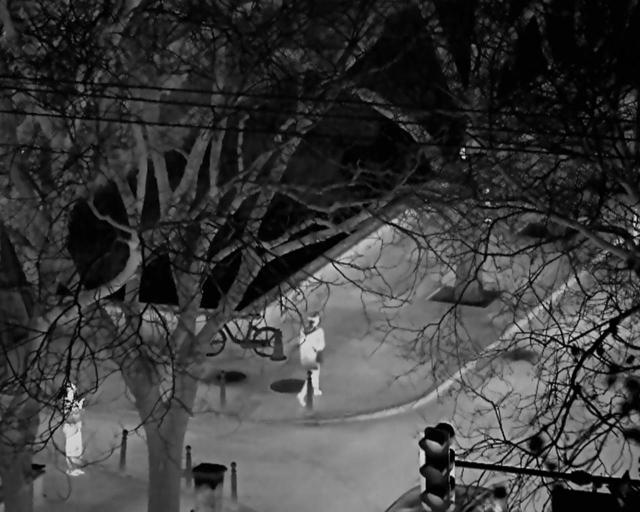
#> input picture test_image/LLVIP/Inf/IR17.png, 1280 x 1024 px, found by its file name (shown at 1/2 size)
$ python plotRegionZoom.py
#> lines starting #> are read from the running program, lines starting #| are printed output that depends on the picture; after the words box and inside, x2 and y2 are one past the last pixel; in counts of white or black regions, pixels touching at a corner belong together
# -*- coding: utf-8 -*-


import cv2
import numpy as np


def labelImg(img_path: str, label: list, save=False, color='red', line_width=2):
    """
    对图像绘制矩形框，并提取矩形框内的像素值

    :param img_path: 图片路径
    :param label: 矩形框的坐标, [x_min, y_min,x_max,y_max], 横轴是x, 纵轴是y
    :param save: 是否保存带有矩形框的图片和区域图片
    :param color: 矩形框的颜色
    :param line_width: 矩形框线条的宽度
    :return: 带有矩形框的图片数组，矩形框内的像素值（带有矩形框）
    """

    b, g, r = 0, 0, 255
    if isinstance(color, str):
        if color == 'red':
            b, g, r = 0, 0, 255
        elif color == 'green':
            b, g, r = 0, 255, 0
        elif color == 'blue':
            b, g, r = 255, 0, 0
    else:
        b, g, r = color

    x_min, y_min, x_max, y_max = label
    img_format = img_path.split('.')[-1]  # 读取图片的格式，e.g. png
    img = cv2.imread(img_path)

    # 读取矩形框内的像素值
    # numpy格式中第一个维度是y, 第二个维度是x
    region = img[y_min:y_max + 1, x_min:x_max + 1]

    # 存储该区域内的像素值至一个新的图片文件中

    # 绘制矩形框
    pt1 = (x_min, y_min)
    pt2 = (x_max, y_max)
    cv2.rectangle(img, pt2, pt1, (b, g, r), line_width)  # cv2 里也是先x，后y，x轴沿水平方向向右，y轴沿垂直方向向下

    if save:
        # 若下一行写在cv2.rectangle前，则保存的区域图像不带矩形框；写在这里则会带着框，因为python对象的机制，region一并发生了变化。
        cv2.imwrite(f'region.{img_format}', region)
        cv2.imwrite(f'rectangle.{img_format}', img)

    return img, region


# np.array


def zoomPlot(img: np.ndarray, region: np.ndarray, plot_place: str, scale: float, save_path: str):
    """
    生成局部区域放大图

    :param img: 带有矩形框的大图
    :param region: 截取的区域
    :param plot_place: 放大后的区域部分放置在大图中的位置， 可选有'top left', 'top right', 'upper left', 'upper right'
    :param scale: 区域放大的倍数
    :param save_path: 保存图片的路径
    :return: 局部区域放大图
    """

    o_h, o_w = img.shape[:2]
    # 放大
    region = cv2.resize(region, (0, 0), fx=scale, fy=scale)
    h, w = region.shape[:2]

    # 替换大图中的对应区域
    if plot_place == 'top left':  # 左上
        img[0:h, 0:w] = region
    elif plot_place == 'top right': # 右上
        img[0:h, o_w - w:] = region
    elif plot_place == 'bottom left':  # 左下
        img[o_h - h:, 0:w] = region
    elif plot_place == 'bottom right':  # 右下
        img[o_h - h:, o_w - w:] = region

    cv2.imwrite(save_path, img)


def plotMultiRegion(img_path: str, region_list: list, color_list: list, line_width_list: list, save_path: str,
                    place_list: list, scale_list: list, zoom_bool:list):
    """
    绘制多个区域的放大效果

    :param img_path: 图片路径
    :param region_list: 多个区域的坐标信息， [[x_min, y_min,x_max,y_max], [x_min, y_min,x_max,y_max]], 横轴是x, 纵轴是y
    :param color_list: 多个区域框的颜色列表
    :param line_width_list: 线宽列表
    :param save_path: 存储路径
    :param place_list: 放大的区域放置在原图中什么位置列表 e.g. ['top right', 'upper right']
    :param scale_list: 缩放列表
    :param zoom_bool: 是否进行缩放
    :return: 带有多个区域放大效果的图片
    """

    assert len(region_list) == len(color_list) == len(line_width_list) == len(place_list) == len(scale_list)
    region_num = len(color_list)

    for index in range(region_num):
        if index == 0:
            path = img_path
        else:
            path = save_path
        img, region = labelImg(path, region_list[index], color=color_list[index],
                               line_width=line_width_list[index])
#> in labelImg, img is the input picture: shape (1024, 1280, 3); min 0, max 243, mean 59.7
#> in labelImg, `region = img[y_min:y_max + 1, x_min:x_max + 1]`:
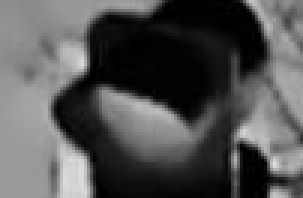
#> region: shape (66, 101, 3) (shown 3 times larger); min 0, max 224, mean 82.4
#> in labelImg, `cv2.rectangle(img, pt2, pt1, (b, g, r), line_width)`: img: shape (1024, 1280, 3); 0.03% of pixels changed, all inside (x1, y1, x2, y2) = (820, 850, 921, 916)
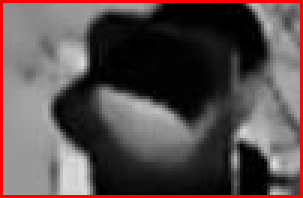
#> region: shape (66, 101, 3) (shown 3 times larger); 4.95% of pixels changed, all inside (x1, y1, x2, y2) = (0, 0, 101, 66)
        if zoom_bool[index]:
            zoomPlot(img, region, scale=scale_list[index], plot_place=place_list[index], save_path=save_path)
#> in zoomPlot, `region = cv2.resize(region, (0, 0), fx=scale, fy=scale)`:
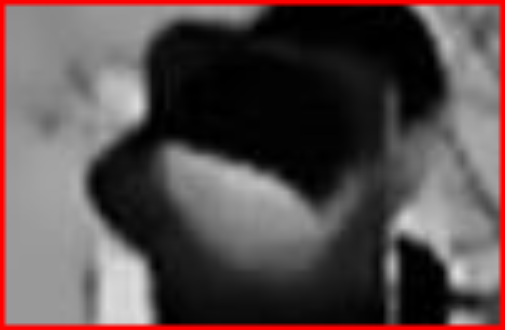
#> region: shape (330, 505, 3); mean of channels 0, 1, 2 77, 77, 89.6; drawn as B, G, R
#> in zoomPlot, `img[0:h, o_w - w:] = region`:
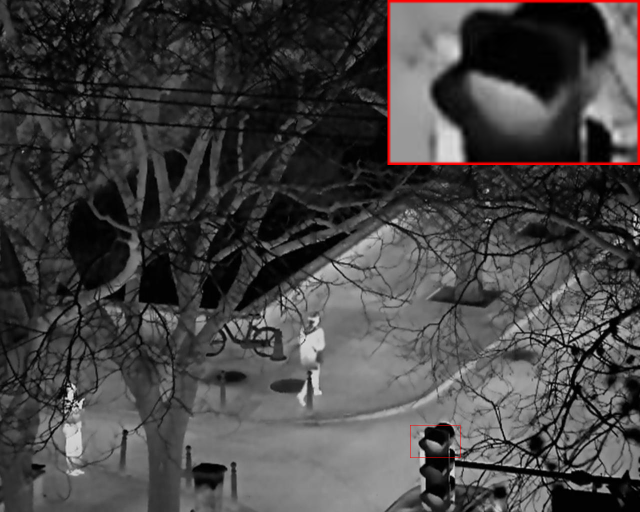
#> img: shape (1024, 1280, 3) (shown at 1/2 size); mean B, G, R 67.6, 67.6, 69.3

        else:
            cv2.imwrite(save_path, img)


if __name__ == '__main__':
    region_list = [
        [820, 850, 920, 915]
    ]

    zoom_bool = [True, True]

    color_list = ['red']
    line_list = [1]
    scale_list = [5]
    place_list = ['top right']
    img_path = r'E:\dataset\fusion\rgb\LLVIP\Inf/IR17.png'
    img_name = 'Inf_LLVIP.png'


    save_path = r'E:\task\fusion\PIAFusion\metric_image\plot_LLVIP/'
    save = save_path + img_name
    plotMultiRegion(img_path, region_list=region_list, line_width_list=line_list, color_list=color_list,
                    place_list=place_list, scale_list=scale_list, save_path=save, zoom_bool=zoom_bool)

$ run again, with test_image/LLVIP/Inf/IR1.png copied over test_image/LLVIP/Inf/IR17.png
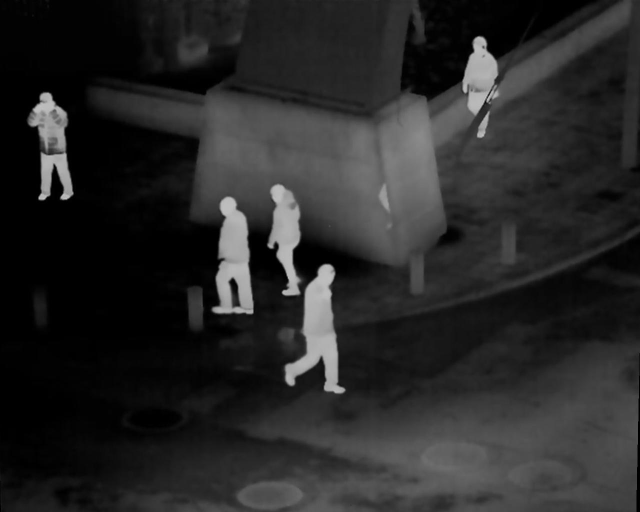
#> input picture test_image/LLVIP/Inf/IR1.png, 1280 x 1024 px, found by its file name (shown at 1/2 size)
#> in labelImg, img is the input picture: shape (1024, 1280, 3); min 0, max 200, mean 39.9
#> in plotMultiRegion, `img, region = labelImg(path, region_list[index], color=color_list[inde..`:
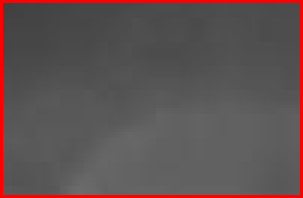
#> region: shape (66, 101, 3) (shown 3 times larger); mean B, G, R 81.6, 81.6, 94.2
#> in zoomPlot, `img[0:h, o_w - w:] = region`:
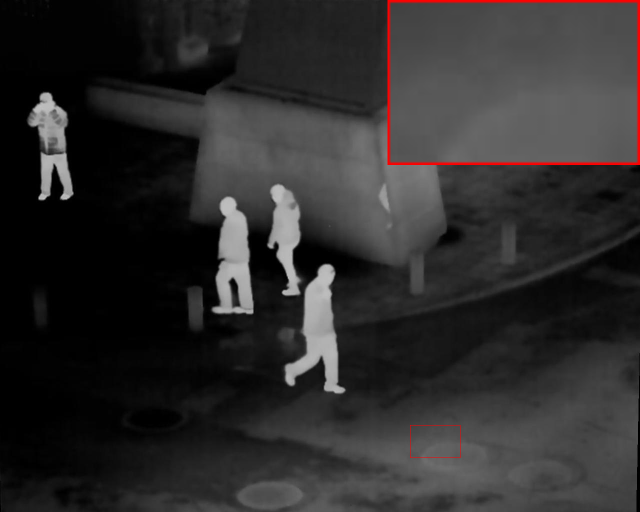
#> img: shape (1024, 1280, 3) (shown at 1/2 size); mean B, G, R 44.1, 44.1, 45.7

$ run again, with test_image/LLVIP/Inf/IR10.png copied over test_image/LLVIP/Inf/IR17.png
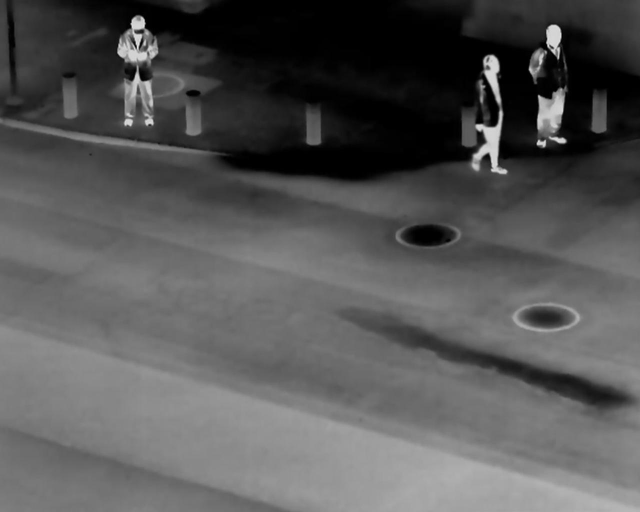
#> input picture test_image/LLVIP/Inf/IR10.png, 1280 x 1024 px, found by its file name (shown at 1/2 size)
#> in labelImg, img is the input picture: shape (1024, 1280, 3); min 0, max 244, mean 85.7
#> in plotMultiRegion, `img, region = labelImg(path, region_list[index], color=color_list[inde..`:
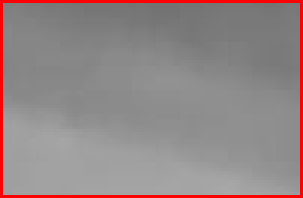
#> region: shape (66, 101, 3) (shown 3 times larger); mean B, G, R 134, 134, 146.6
#> in zoomPlot, `img[0:h, o_w - w:] = region`:
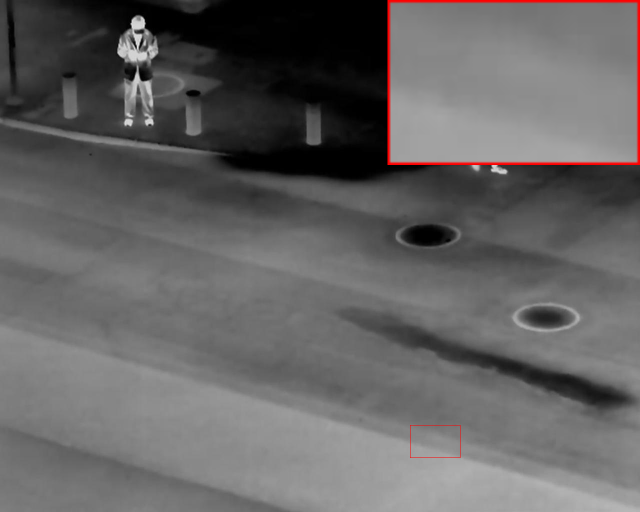
#> img: shape (1024, 1280, 3) (shown at 1/2 size); mean B, G, R 99, 99, 100.6

$ run again, with test_image/LLVIP/Inf/IR11.png copied over test_image/LLVIP/Inf/IR17.png
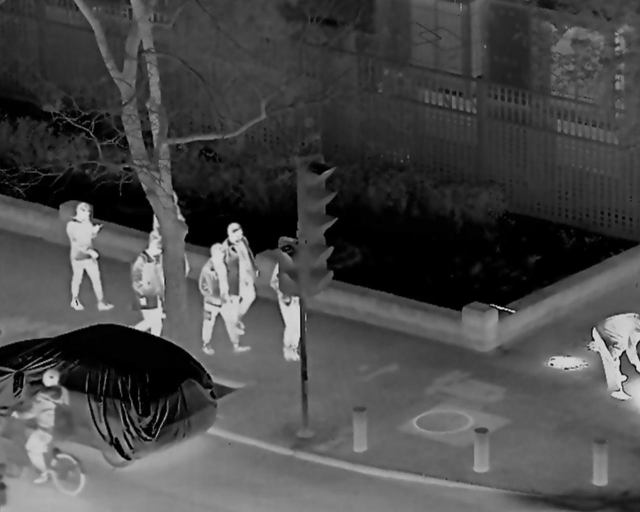
#> input picture test_image/LLVIP/Inf/IR11.png, 1280 x 1024 px, found by its file name (shown at 1/2 size)
#> in labelImg, img is the input picture: shape (1024, 1280, 3); min 0, max 241, mean 72.3
#> in plotMultiRegion, `img, region = labelImg(path, region_list[index], color=color_list[inde..`:
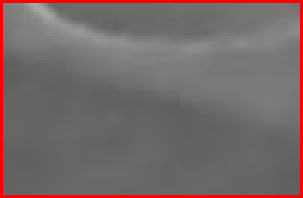
#> region: shape (66, 101, 3) (shown 3 times larger); mean B, G, R 104.5, 104.5, 117.1
#> in zoomPlot, `img[0:h, o_w - w:] = region`:
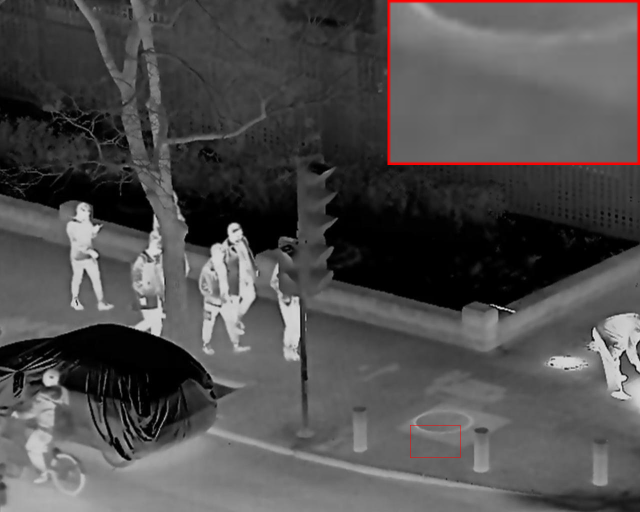
#> img: shape (1024, 1280, 3) (shown at 1/2 size); mean B, G, R 77.7, 77.7, 79.4
